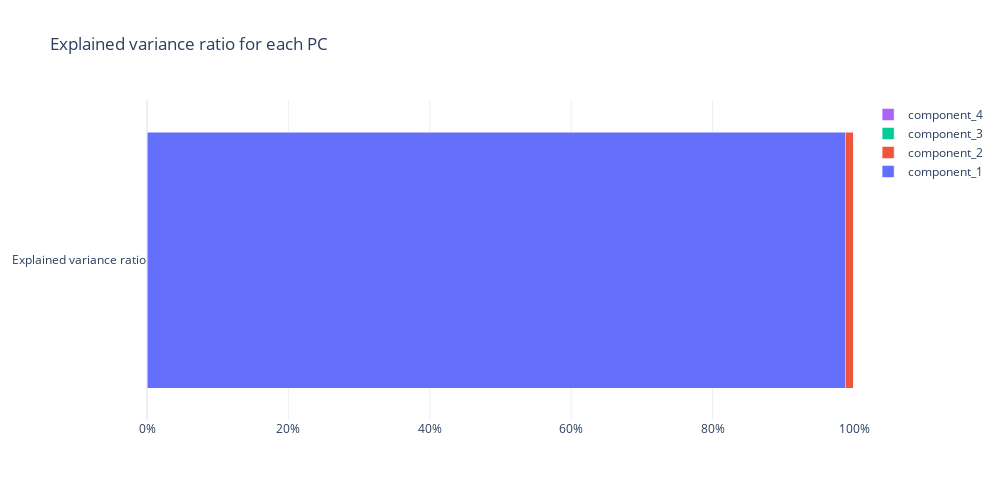

The notebook cell saved with this chart:
### Code cell
# stacked bar chart view explained variance ratio
# pick up the appropriate number of component

component_names = [f"component_{i}" for i in range(1, len(selected_cols) + 1)]

fig = go.Figure(data=[
                      go.Bar(y=["Explained variance ratio"], x=[pca.explained_variance_ratio_[i]], name=component_names[i], orientation='h')
                      for i in range(len(selected_cols))
])


fig.update_layout(
    title_text="Explained variance ratio for each PC",
    height=500,
    width=1000,
    barmode="stack",
    xaxis={
    "tickformat": ',.0%',
    "range": [0,1]
  }
)

fig.show()

### Figure 1 — Plotly figure (JSON) as saved in the notebook; plotly's stock layout.template omitted (floating-point values rounded to 4 significant figures)
{"data": [{"name": "component_1", "orientation": "h", "type": "bar", "x": [0.9877], "y": ["Explained variance ratio"]}, {"name": "component_2", "orientation": "h", "type": "bar", "x": [0.01221], "y": ["Explained variance ratio"]}, {"name": "component_3", "orientation": "h", "type": "bar", "x": [0.0001142], "y": ["Explained variance ratio"]}, {"name": "component_4", "orientation": "h", "type": "bar", "x": [2.761e-05], "y": ["Explained variance ratio"]}], "layout": {"barmode": "stack", "height": 500, "title": {"text": "Explained variance ratio for each PC"}, "width": 1000, "xaxis": {"range": [0, 1], "tickformat": ",.0%"}}}
